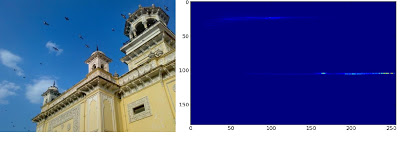
#> input picture img/home.jpg, 400 x 141 px
$ python HistogramsThree.py
#> lines starting #> are read from the running program, lines starting #| are printed output that depends on the picture
import cv2 as cv
import numpy as np
from matplotlib import pyplot as plt

img = cv.imread('../img/home.jpg')
#> img is the input picture: shape (141, 400, 3); mean B, G, R 149.6, 86.1, 72.8
hsv = cv.cvtColor(img, cv.COLOR_BGR2HSV)
#> hsv: shape (141, 400, 3); mean H, S, V 86.1, 173.2, 158.5

hist = cv.calcHist([hsv], [0, 1], None, [180, 256], [0, 180, 0, 256])
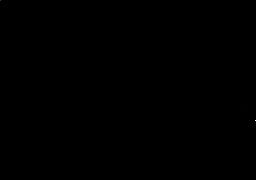
#> hist: shape (180, 256) float32; min 0, max 23845, mean 1.2; drawn with min black and max white
# another method using numpy
hist_np, xbins, ybins = np.histogram2d(hsv[:, :, 0].flatten(), hsv[:, :, 1].flatten(), [180, 256], [[0, 180], [0, 256]])
#> xbins = 181 values from 0 to 180; ybins = 257 values from 0 to 256

plt.imshow(hist, interpolation='nearest')
plt.show()
